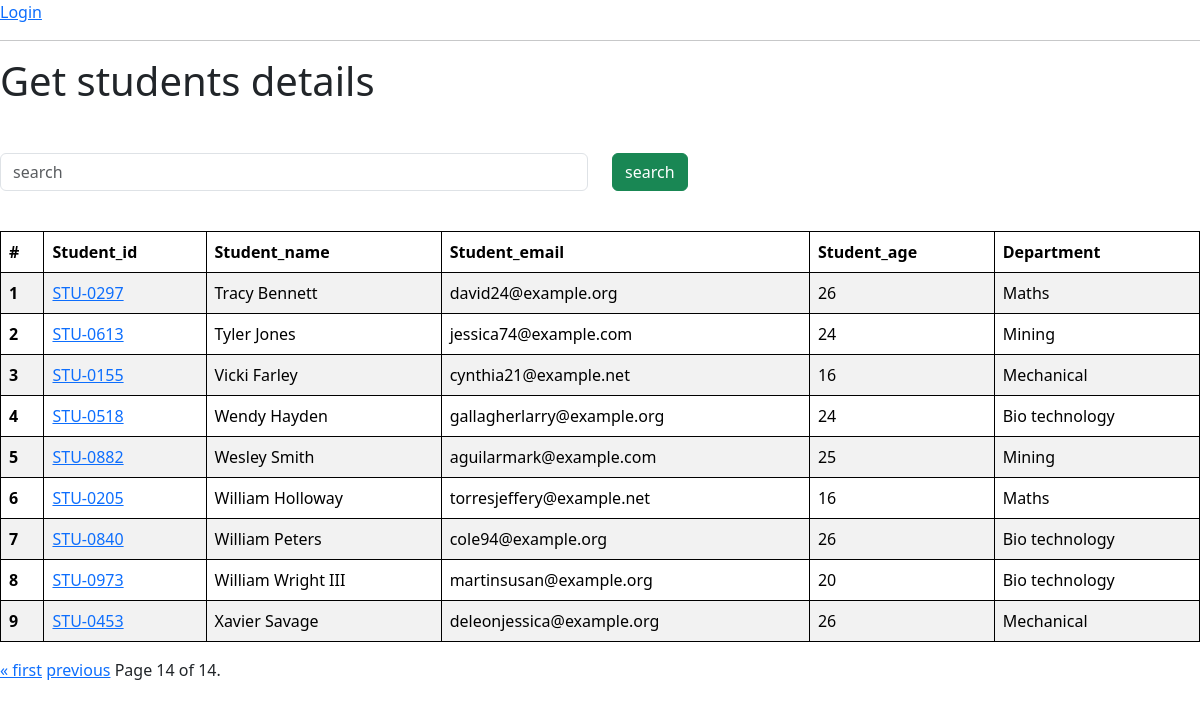
The page /students?page=14 on the database its author committed.
### veges/models.py (models this page shows)
class Student(models.Model):
    department = models.ForeignKey(Department, related_name="depart", on_delete=models.CASCADE)
    student_id = models.OneToOneField(StudentID,related_name='studentid',on_delete=models.CASCADE)
    student_name = models.CharField(max_length=100)
    student_email = models.EmailField(unique=True)
    student_age = models.IntegerField(default=19)
    student_address = models.TextField()
    def __str__(self) -> str:
        return self.student_name
    class Meta:
        ordering = ['student_name']
        verbose_name = 'student'

class StudentID(models.Model):
    student_id = models.CharField(max_length=100)
    def __str__(self) -> str:
        return self.student_id

class Department(models.Model):
    department = models.CharField(max_length=100)
    def __str__(self) -> str:
        return self.department
    class Meta:
        ordering = ['department']

### veges/views.py (the view, shortened to what this page needs)
# urls.py: path("students",get_students,name="get_students"),
def get_students(request):
    queryset = Student.objects.all()
    paginator = Paginator(queryset,10) # show 10 students lists
    page_number = request.GET.get("page",1)
    page_obj = paginator.get_page(page_number)
    print(page_obj.object_list)
    return render(request,"report/students.html",{"students":page_obj})

### veges/templates/report/students.html (shortened to what this page needs)
{% extends "base.html" %}
{% block start %}
<h1>Get students  details </h1>
<div class = "containeer mt-5">
  <form class="mb-4">
  <div class="row">
    <div class="center col-md-6">
      <input class="form-control" name = "search" placeholder="search">
    </div>
    <div class="col-md-6">
      <button class = "btn btn-success">search</button>
    </div>
  </div>
</form>
<table class="table table-striped">
    <thead>
      <tr>
        <th scope="col">#</th>
        <th scope="col">Student_id</th>
        <th scope="col">Student_name</th>
        <th scope="col">Student_email</th>
        <th scope="col">Student_age</th>
        <th scope="col">Department</th>
      </tr>
    </thead>
    <tbody>
        {% for student in students %}
      <tr>
        <th scope="row">{{forloop.counter}}</th>
        <td>
          <a href = "/student_marks/{{student.student_id}}">{{student.student_id}}</a>
        </td>
        <td>{{student.student_name}}</td>
        <td>{{student.student_email}}</td>
        <td>{{student.student_age}}</td>
        <td>{{student.department}}</td>
      </tr>
      {% endfor %}
      </tbody>
    </table>
<div class="pagination">
  <span class="step-links">
      {% if students.has_previous %}
          <a href="?page=1">&laquo; first</a>
          <a href="?page={{ students.previous_page_number }}">previous</a>
      {% endif %}
      <span class="current">
          Page {{ students.number }} of {{ students.paginator.num_pages }}.
      </span>
  </span>
</div>
    </div>
{% endblock %}

### home/Templates/base.html (style rules this page uses)
table, th, td { border: 1px solid black; }

### rows shown on the page
Student: student_id "STU-0297", student_name "Tracy Bennett", student_email "david24@example.org", student_age "26", department "Maths"
Student: student_id "STU-0613", student_name "Tyler Jones", student_email "jessica74@example.com", student_age "24", department "Mining"
Student: student_id "STU-0155", student_name "Vicki Farley", student_email "cynthia21@example.net", student_age "16", department "Mechanical"
Student: student_id "STU-0518", student_name "Wendy Hayden", student_email "gallagherlarry@example.org", student_age "24", department "Bio technology"
Student: student_id "STU-0882", student_name "Wesley Smith", student_email "aguilarmark@example.com", student_age "25", department "Mining"
Student: student_id "STU-0205", student_name "William Holloway", student_email "torresjeffery@example.net", student_age "16", department "Maths"
Student: student_id "STU-0840", student_name "William Peters", student_email "cole94@example.org", student_age "26", department "Bio technology"
Student: student_id "STU-0973", student_name "William Wright III", student_email "martinsusan@example.org", student_age "20", department "Bio technology"
Student: student_id "STU-0453", student_name "Xavier Savage", student_email "deleonjessica@example.org", student_age "26", department "Mechanical"

### other values the page prints
{{ students.number }} "14"
{{ students.paginator.num_pages }} "14"
